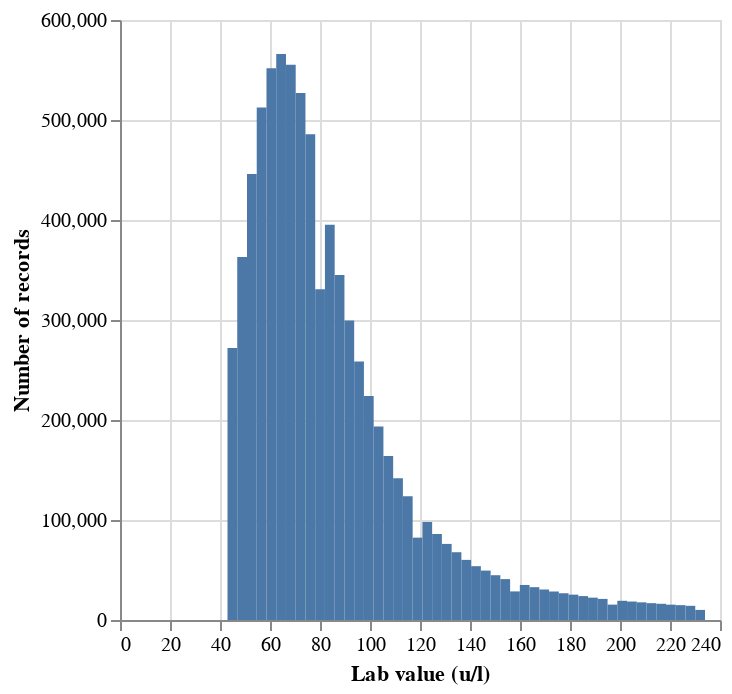
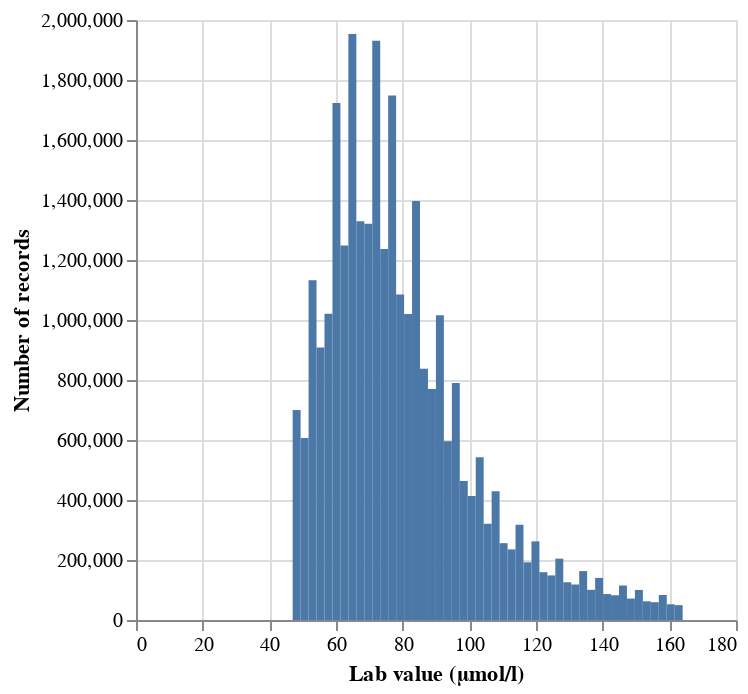
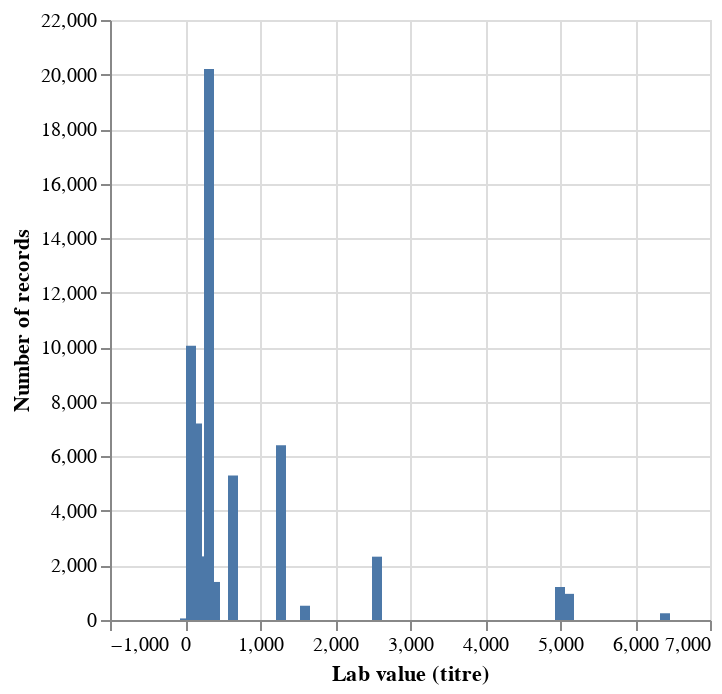

Source (notebook cell) for these figures, in order:
### Code cell
for omop_id in omop_ids:
    display(Markdown(f"## OMOP ID: {omop_id}"))

    plot_data = (
        dataf
        .filter(pl.col("OMOP_ID") == omop_id)
        .select(
            pl.col("LAB_UNIT"),
            pl.col("BinLeft"),
            pl.col("BinRight"),
            pl.col("NRecords")
        )
    )
    unit = plot_data.head(1).get_column("LAB_UNIT").item()
    
    if unit == "binary":
        pass  # TODO
    elif unit == "titre":
        chart = (
            alt.Chart(plot_data)
            .mark_bar()
            .encode(
                alt.X("BinLeft:Q").title(f"Lab value ({unit})"),
                alt.Y("NRecords:Q").title("Number of records"),
                tooltip=["BinLeft:Q", "NRecords:Q"]
            )
        )
    else:
        chart = (
            alt.Chart(plot_data)
            .mark_rect()
            #.mark_point()  # Highlight the weird dist overlap
            .encode(
                alt.X("BinLeft:Q").title(f"Lab value ({unit})"),
                alt.X2("BinRight:Q"),
                alt.Y("NRecords:Q").title("Number of records"),
                tooltip=["BinLeft:Q", "BinRight:Q", "NRecords:Q"]
            )
        )

    display(chart)

### Figure 1 — Vega-Lite specification as saved in the notebook (floating-point values rounded to 4 significant figures)
{"config": {"view": {"continuousWidth": 300, "continuousHeight": 300}}, "data": {"name": "data-669b9aec9ef9cf7cd7e2f2b12a4dafda"}, "mark": {"type": "rect"}, "encoding": {"tooltip": [{"field": "BinLeft", "type": "quantitative"}, {"field": "BinRight", "type": "quantitative"}, {"field": "NRecords", "type": "quantitative"}], "x": {"field": "BinLeft", "title": "Lab value (u/l)", "type": "quantitative"}, "x2": {"field": "BinRight"}, "y": {"field": "NRecords", "title": "Number of records", "type": "quantitative"}}, "$schema": "https://vega.github.io/schema/vega-lite/v5.16.3.json", "datasets": {"data-669b9aec9ef9cf7cd7e2f2b12a4dafda": [{"LAB_UNIT": "u/l", "BinLeft": "230.10204081632654", "BinRight": "234", "NRecords": 10090}, {"LAB_UNIT": "u/l", "BinLeft": "226.20408163265307", "BinRight": "230.10204081632654", "NRecords": 14182}, {"LAB_UNIT": "u/l", "BinLeft": "222.3061224489796", "BinRight": "226.20408163265307", "NRecords": 14843}, {"LAB_UNIT": "u/l", "BinLeft": "218.40816326530611", "BinRight": "222.3061224489796", "NRecords": 15345}, {"LAB_UNIT": "u/l", "BinLeft": "195.0204081632653", "BinRight": "198.9183673469388", "NRecords": 15393}, {"LAB_UNIT": "u/l", "BinLeft": "214.51020408163265", "BinRight": "218.40816326530611", "NRecords": 16213}, {"LAB_UNIT": "u/l", "BinLeft": "210.6122448979592", "BinRight": "214.51020408163265", "NRecords": 16827}, {"LAB_UNIT": "u/l", "BinLeft": "206.71428571428572", "BinRight": "210.6122448979592", "NRecords": 17655}, {"LAB_UNIT": "u/l", "BinLeft": "202.81632653061226", "BinRight": "206.71428571428572", "NRecords": 18470}, {"LAB_UNIT": "u/l", "BinLeft": "198.9183673469388", "BinRight": "202.81632653061226", "NRecords": 19216}, {"LAB_UNIT": "u/l", "BinLeft": "191.12244897959184", "BinRight": "195.0204081632653", "NRecords": 21085}, {"LAB_UNIT": "u/l", "BinLeft": "187.22448979591837", "BinRight": "191.12244897959184", "NRecords": 22351}, {"LAB_UNIT": "u/l", "BinLeft": "183.3265306122449", "BinRight": "187.22448979591837", "NRecords": 23909}, {"LAB_UNIT": "u/l", "BinLeft": "179.42857142857144", "BinRight": "183.3265306122449", "NRecords": 25355}, {"LAB_UNIT": "u/l", "BinLeft": "175.53061224489795", "BinRight": "179.42857142857144", "NRecords": 26753}, {"LAB_UNIT": "u/l", "BinLeft": "171.6326530612245", "BinRight": "175.53061224489795", "NRecords": 28501}, {"LAB_UNIT": "u/l", "BinLeft": "156.0408163265306", "BinRight": "159.9387755102041", "NRecords": 28585}, {"LAB_UNIT": "u/l", "BinLeft": "167.73469387755102", "BinRight": "171.6326530612245", "NRecords": 30510}, {"LAB_UNIT": "u/l", "BinLeft": "163.83673469387756", "BinRight": "167.73469387755102", "NRecords": 32833}, {"LAB_UNIT": "u/l", "BinLeft": "159.9387755102041", "BinRight": "163.83673469387756", "NRecords": 35045}, {"LAB_UNIT": "u/l", "BinLeft": "152.14285714285714", "BinRight": "156.0408163265306", "NRecords": 40897}, {"LAB_UNIT": "u/l", "BinLeft": "148.24489795918367", "BinRight": "152.14285714285714", "NRecords": 44794}, {"LAB_UNIT": "u/l", "BinLeft": "144.3469387755102", "BinRight": "148.24489795918367", "NRecords": 49423}, {"LAB_UNIT": "u/l", "BinLeft": "140.44897959183675", "BinRight": "144.3469387755102", "NRecords": 53821}, {"LAB_UNIT": "u/l", "BinLeft": "136.55102040816325", "BinRight": "140.44897959183675", "NRecords": 60121}, {"LAB_UNIT": "u/l", "BinLeft": "132.65306122448982", "BinRight": "136.55102040816325", "NRecords": 67784}, {"LAB_UNIT": "u/l", "BinLeft": "128.75510204081633", "BinRight": "132.65306122448982", "NRecords": 76086}, {"LAB_UNIT": "u/l", "BinLeft": "117.06122448979592", "BinRight": "120.9591836734694", "NRecords": 82355}, {"LAB_UNIT": "u/l", "BinLeft": "124.85714285714286", "BinRight": "128.75510204081633", "NRecords": 86075}, {"LAB_UNIT": "u/l", "BinLeft": "120.9591836734694", "BinRight": "124.85714285714286", "NRecords": 97904}, {"LAB_UNIT": "u/l", "BinLeft": "113.16326530612245", "BinRight": "117.06122448979592", "NRecords": 123751}, {"LAB_UNIT": "u/l", "BinLeft": "109.26530612244898", "BinRight": "113.16326530612245", "NRecords": 141714}, {"LAB_UNIT": "u/l", "BinLeft": "105.36734693877551", "BinRight": "109.26530612244898", "NRecords": 164101}, {"LAB_UNIT": "u/l", "BinLeft": "234", "BinRight": "inf", "NRecords": 436010}, {"LAB_UNIT": "u/l", "BinLeft": "101.46938775510205", "BinRight": "105.36734693877551", "NRecords": 193610}, {"LAB_UNIT": "u/l", "BinLeft": "97.57142857142857", "BinRight": "101.46938775510205", "NRecords": 224037}, {"LAB_UNIT": "u/l", "BinLeft": "43", "BinRight": "46.89795918367347", "NRecords": 272062}, {"LAB_UNIT": "u/l", "BinLeft": "-inf", "BinRight": "43", "NRecords": 408066}, {"LAB_UNIT": "u/l", "BinLeft": "93.6734693877551", "BinRight": "97.57142857142857", "NRecords": 258431}, {"LAB_UNIT": "u/l", "BinLeft": "89.77551020408163", "BinRight": "93.6734693877551", "NRecords": 299410}, {"LAB_UNIT": "u/l", "BinLeft": "46.89795918367347", "BinRight": "50.79591836734694", "NRecords": 362886}, {"LAB_UNIT": "u/l", "BinLeft": "85.87755102040816", "BinRight": "89.77551020408163", "NRecords": 345039}, {"LAB_UNIT": "u/l", "BinLeft": "78.08163265306123", "BinRight": "81.9795918367347", "NRecords": 330760}, {"LAB_UNIT": "u/l", "BinLeft": "81.9795918367347", "BinRight": "85.87755102040816", "NRecords": 395190}, {"LAB_UNIT": "u/l", "BinLeft": "50.79591836734694", "BinRight": "54.69387755102041", "NRecords": 446065}, {"LAB_UNIT": "u/l", "BinLeft": "54.69387755102041", "BinRight": "58.59183673469388", "NRecords": 512587}, {"LAB_UNIT": "u/l", "BinLeft": "74.18367346938776", "BinRight": "78.08163265306123", "NRecords": 485662}, {"LAB_UNIT": "u/l", "BinLeft": "70.28571428571428", "BinRight": "74.18367346938776", "NRecords": 527048}, {"LAB_UNIT": "u/l", "BinLeft": "58.59183673469388", "BinRight": "62.48979591836735", "NRecords": 551858}, {"LAB_UNIT": "u/l", "BinLeft": "66.38775510204081", "BinRight": "70.28571428571428", "NRecords": 555215}, {"LAB_UNIT": "u/l", "BinLeft": "62.48979591836735", "BinRight": "66.38775510204081", "NRecords": 566013}]}}

### Figure 2 — Vega-Lite specification as saved in the notebook (floating-point values rounded to 4 significant figures)
{"config": {"view": {"continuousWidth": 300, "continuousHeight": 300}}, "data": {"name": "data-b27f4d55447094b94a02f48c5766f7d2"}, "mark": {"type": "rect"}, "encoding": {"tooltip": [{"field": "BinLeft", "type": "quantitative"}, {"field": "BinRight", "type": "quantitative"}, {"field": "NRecords", "type": "quantitative"}], "x": {"field": "BinLeft", "title": "Lab value (µmol/l)", "type": "quantitative"}, "x2": {"field": "BinRight"}, "y": {"field": "NRecords", "title": "Number of records", "type": "quantitative"}}, "$schema": "https://vega.github.io/schema/vega-lite/v5.16.3.json", "datasets": {"data-b27f4d55447094b94a02f48c5766f7d2": [{"LAB_UNIT": "µmol/l", "BinLeft": "161.6122448979592", "BinRight": "164", "NRecords": 49544}, {"LAB_UNIT": "µmol/l", "BinLeft": "159.22448979591837", "BinRight": "161.6122448979592", "NRecords": 52318}, {"LAB_UNIT": "µmol/l", "BinLeft": "154.44897959183675", "BinRight": "156.83673469387756", "NRecords": 59269}, {"LAB_UNIT": "µmol/l", "BinLeft": "152.06122448979593", "BinRight": "154.44897959183675", "NRecords": 62193}, {"LAB_UNIT": "µmol/l", "BinLeft": "147.28571428571428", "BinRight": "149.67346938775512", "NRecords": 71397}, {"LAB_UNIT": "µmol/l", "BinLeft": "156.83673469387756", "BinRight": "159.22448979591837", "NRecords": 83366}, {"LAB_UNIT": "µmol/l", "BinLeft": "142.51020408163265", "BinRight": "144.8979591836735", "NRecords": 82361}, {"LAB_UNIT": "µmol/l", "BinLeft": "140.12244897959187", "BinRight": "142.51020408163265", "NRecords": 86563}, {"LAB_UNIT": "µmol/l", "BinLeft": "149.67346938775512", "BinRight": "152.06122448979593", "NRecords": 100169}, {"LAB_UNIT": "µmol/l", "BinLeft": "135.3469387755102", "BinRight": "137.73469387755102", "NRecords": 100544}, {"LAB_UNIT": "µmol/l", "BinLeft": "144.8979591836735", "BinRight": "147.28571428571428", "NRecords": 114943}, {"LAB_UNIT": "µmol/l", "BinLeft": "130.57142857142858", "BinRight": "132.9591836734694", "NRecords": 118301}, {"LAB_UNIT": "µmol/l", "BinLeft": "137.73469387755102", "BinRight": "140.12244897959187", "NRecords": 140319}, {"LAB_UNIT": "µmol/l", "BinLeft": "128.18367346938777", "BinRight": "130.57142857142858", "NRecords": 125799}, {"LAB_UNIT": "µmol/l", "BinLeft": "132.9591836734694", "BinRight": "135.3469387755102", "NRecords": 163075}, {"LAB_UNIT": "µmol/l", "BinLeft": "123.40816326530613", "BinRight": "125.79591836734694", "NRecords": 148640}, {"LAB_UNIT": "µmol/l", "BinLeft": "121.02040816326532", "BinRight": "123.40816326530613", "NRecords": 159404}, {"LAB_UNIT": "µmol/l", "BinLeft": "125.79591836734694", "BinRight": "128.18367346938777", "NRecords": 204552}, {"LAB_UNIT": "µmol/l", "BinLeft": "116.24489795918367", "BinRight": "118.6326530612245", "NRecords": 192330}, {"LAB_UNIT": "µmol/l", "BinLeft": "118.6326530612245", "BinRight": "121.02040816326532", "NRecords": 262115}, {"LAB_UNIT": "µmol/l", "BinLeft": "111.46938775510205", "BinRight": "113.85714285714286", "NRecords": 235359}, {"LAB_UNIT": "µmol/l", "BinLeft": "164", "BinRight": "inf", "NRecords": 1662403}, {"LAB_UNIT": "µmol/l", "BinLeft": "109.08163265306123", "BinRight": "111.46938775510205", "NRecords": 255988}, {"LAB_UNIT": "µmol/l", "BinLeft": "113.85714285714286", "BinRight": "116.24489795918367", "NRecords": 317621}, {"LAB_UNIT": "µmol/l", "BinLeft": "104.3061224489796", "BinRight": "106.69387755102042", "NRecords": 320833}, {"LAB_UNIT": "µmol/l", "BinLeft": "106.69387755102042", "BinRight": "109.08163265306123", "NRecords": 428874}, {"LAB_UNIT": "µmol/l", "BinLeft": "99.53061224489797", "BinRight": "101.91836734693878", "NRecords": 413350}, {"LAB_UNIT": "µmol/l", "BinLeft": "97.14285714285714", "BinRight": "99.53061224489797", "NRecords": 463514}, {"LAB_UNIT": "µmol/l", "BinLeft": "101.91836734693878", "BinRight": "104.3061224489796", "NRecords": 542734}, {"LAB_UNIT": "µmol/l", "BinLeft": "47", "BinRight": "49.38775510204081", "NRecords": 700239}, {"LAB_UNIT": "µmol/l", "BinLeft": "49.38775510204081", "BinRight": "51.775510204081634", "NRecords": 606406}, {"LAB_UNIT": "µmol/l", "BinLeft": "92.36734693877551", "BinRight": "94.75510204081633", "NRecords": 596096}, {"LAB_UNIT": "µmol/l", "BinLeft": "-inf", "BinRight": "47", "NRecords": 1615578}, {"LAB_UNIT": "µmol/l", "BinLeft": "94.75510204081633", "BinRight": "97.14285714285714", "NRecords": 789843}, {"LAB_UNIT": "µmol/l", "BinLeft": "87.59183673469389", "BinRight": "89.9795918367347", "NRecords": 769681}, {"LAB_UNIT": "µmol/l", "BinLeft": "54.16326530612245", "BinRight": "56.55102040816327", "NRecords": 908225}, {"LAB_UNIT": "µmol/l", "BinLeft": "51.775510204081634", "BinRight": "54.16326530612245", "NRecords": 1132801}, {"LAB_UNIT": "µmol/l", "BinLeft": "85.20408163265307", "BinRight": "87.59183673469389", "NRecords": 837542}, {"LAB_UNIT": "µmol/l", "BinLeft": "89.9795918367347", "BinRight": "92.36734693877551", "NRecords": 1016053}, {"LAB_UNIT": "µmol/l", "BinLeft": "56.55102040816327", "BinRight": "58.93877551020408", "NRecords": 1020453}, {"LAB_UNIT": "µmol/l", "BinLeft": "80.42857142857143", "BinRight": "82.81632653061226", "NRecords": 1020288}, {"LAB_UNIT": "µmol/l", "BinLeft": "78.04081632653062", "BinRight": "80.42857142857143", "NRecords": 1085277}, {"LAB_UNIT": "µmol/l", "BinLeft": "61.326530612244895", "BinRight": "63.714285714285715", "NRecords": 1248221}, {"LAB_UNIT": "µmol/l", "BinLeft": "73.26530612244898", "BinRight": "75.65306122448979", "NRecords": 1236359}, {"LAB_UNIT": "µmol/l", "BinLeft": "82.81632653061226", "BinRight": "85.20408163265307", "NRecords": 1396516}, {"LAB_UNIT": "µmol/l", "BinLeft": "66.10204081632654", "BinRight": "68.48979591836735", "NRecords": 1329299}, {"LAB_UNIT": "µmol/l", "BinLeft": "68.48979591836735", "BinRight": "70.87755102040816", "NRecords": 1320895}, {"LAB_UNIT": "µmol/l", "BinLeft": "58.93877551020408", "BinRight": "61.326530612244895", "NRecords": 1723039}, {"LAB_UNIT": "µmol/l", "BinLeft": "75.65306122448979", "BinRight": "78.04081632653062", "NRecords": 1748561}, {"LAB_UNIT": "µmol/l", "BinLeft": "63.714285714285715", "BinRight": "66.10204081632654", "NRecords": 1953508}, {"LAB_UNIT": "µmol/l", "BinLeft": "70.87755102040816", "BinRight": "73.26530612244898", "NRecords": 1931017}]}}

### Figure 3 — Vega-Lite specification as saved in the notebook (floating-point values rounded to 4 significant figures)
{"config": {"view": {"continuousWidth": 300, "continuousHeight": 300}}, "data": {"name": "data-5f53eafb95e13e29dbeee67b42a49bc6"}, "mark": {"type": "bar"}, "encoding": {"tooltip": [{"field": "BinLeft", "type": "quantitative"}, {"field": "NRecords", "type": "quantitative"}], "x": {"field": "BinLeft", "title": "Lab value (titre)", "type": "quantitative"}, "y": {"field": "NRecords", "title": "Number of records", "type": "quantitative"}}, "$schema": "https://vega.github.io/schema/vega-lite/v5.16.3.json", "datasets": {"data-5f53eafb95e13e29dbeee67b42a49bc6": [{"LAB_UNIT": "titre", "BinLeft": "0.0", "BinRight": null, "NRecords": 58}, {"LAB_UNIT": "titre", "BinLeft": "6400.0", "BinRight": null, "NRecords": 247}, {"LAB_UNIT": "titre", "BinLeft": "1600.0", "BinRight": null, "NRecords": 523}, {"LAB_UNIT": "titre", "BinLeft": "5120.0", "BinRight": null, "NRecords": 959}, {"LAB_UNIT": "titre", "BinLeft": "5000.0", "BinRight": null, "NRecords": 1209}, {"LAB_UNIT": "titre", "BinLeft": "400.0", "BinRight": null, "NRecords": 1395}, {"LAB_UNIT": "titre", "BinLeft": "2560.0", "BinRight": null, "NRecords": 2322}, {"LAB_UNIT": "titre", "BinLeft": "200.0", "BinRight": null, "NRecords": 2333}, {"LAB_UNIT": "titre", "BinLeft": "640.0", "BinRight": null, "NRecords": 5294}, {"LAB_UNIT": "titre", "BinLeft": "1280.0", "BinRight": null, "NRecords": 6406}, {"LAB_UNIT": "titre", "BinLeft": "160.0", "BinRight": null, "NRecords": 7204}, {"LAB_UNIT": "titre", "BinLeft": "80.0", "BinRight": null, "NRecords": 10052}, {"LAB_UNIT": "titre", "BinLeft": "320.0", "BinRight": null, "NRecords": 20204}]}}
